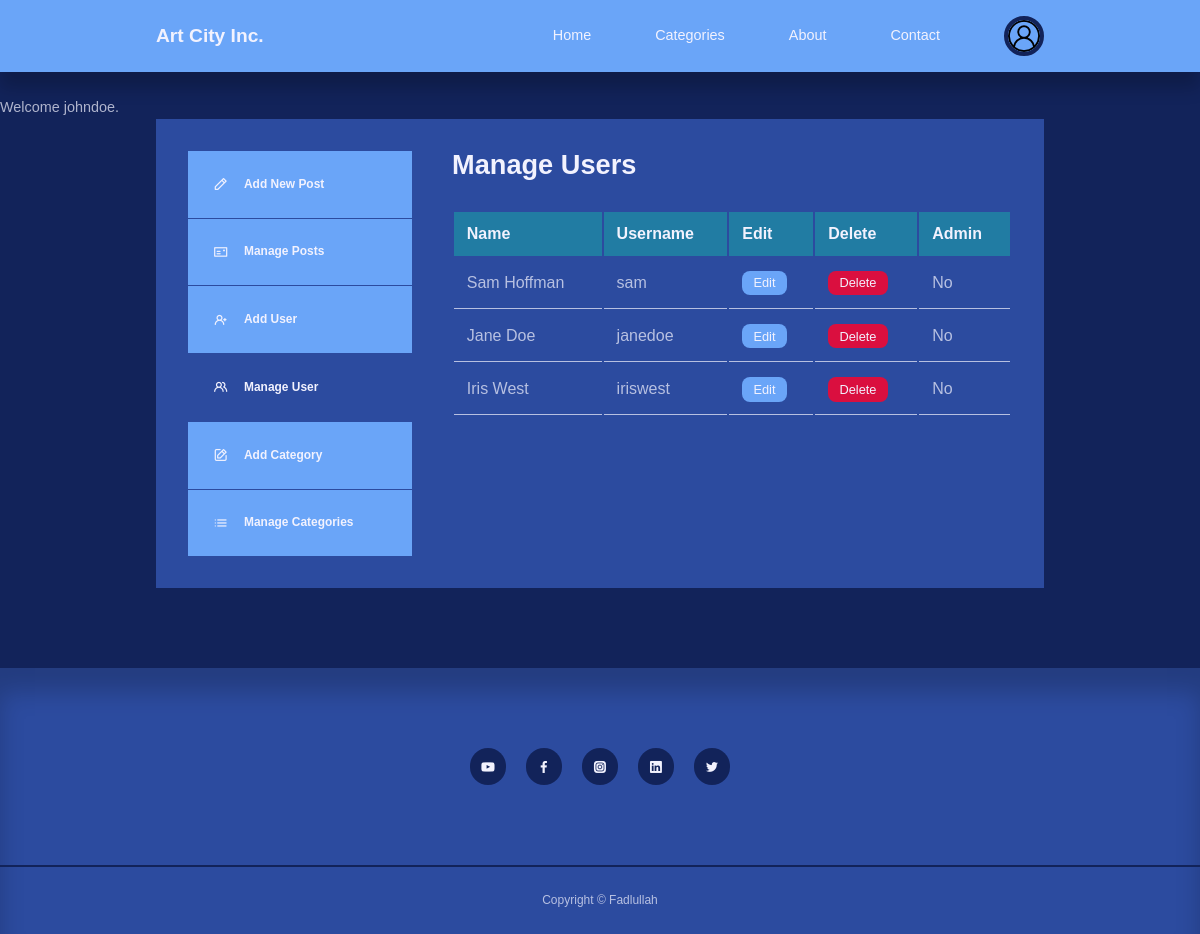
/manage-users.php (signed in), run on the app's committed database.
### tables this page shows
CREATE TABLE `artcityusers` (
  `id` int(11) UNSIGNED NOT NULL,
  `firstname` varchar(25) NOT NULL,
  `lastname` varchar(25) NOT NULL,
  `username` varchar(25) NOT NULL,
  `email` varchar(50) NOT NULL,
  `password` varchar(255) NOT NULL,
  `is_admin` tinyint(1) NOT NULL
);

### manage-users.php (the view, shortened to what this page needs)
<?php
include('header.php');
$current_user = $_SESSION['user_id'];
$query = "SELECT * FROM artcityusers WHERE id != :current_user";
$users = $db->prepare($query);
$users->bindParam(':current_user', $current_user, PDO::PARAM_INT);
$users->execute();
?>
<!DOCTYPE html>
<html lang="en">
<head>
    <link rel="stylesheet" href="main.css?v=<?php echo time(); ?>">
</head>
<body>
    <section class="dashboard">
        <?php if (isset($_SESSION['success'])) :
        ?>
            <div class="error-message">
                <p><?= $_SESSION['success']; ?></p>
            </div>
        <?php endif ?>
        <div class="container dashboard__container">
            <aside>
                <ul>
                    <li>
                        <a href="new-post.php"><i class="uil uil-pen"></i>
                            <h5>Add New Post</h5>
                        </a>
                    </li>
                    <li>
                        <a href="dashboard.php"><i class="uil uil-postcard"></i>
                            <h5>Manage Posts</h5>
                        </a>
                    </li>
                    <?php if (isset($_SESSION['user_is_admin'])) : ?>
                        <li>
                            <a href="add-user.php"><i class="uil uil-user-plus"></i>
                                <h5>Add User</h5>
                            </a>
                        </li>
                        <li>
                            <a href="manage-users.php" class="active"><i class="uil uil-users-alt"></i>
                                <h5>Manage User</h5>
                            </a>
                        </li>
                        <li>
                            <a href="add-category.php"><i class="uil uil-edit"></i>
                                <h5>Add Category</h5>
                            </a>
                        </li>
                        <li>
                            <a href="manage-categories.php"><i class="uil uil-list-ul"></i>
                                <h5>Manage Categories</h5>
                            </a>
                        </li>
                    <?php endif; ?>
                </ul>
            </aside>
            <main>
                <h2>Manage Users</h2>
                <?php if (isset($noUsersMessage)) : ?>
                    <div class="error-message">
                        <p><?= $noUsersMessage; ?></p>
                    </div>
                <?php else : ?>
                    <table>
                        <thead>
                            <tr>
                                <th>Name</th>
                                <th>Username</th>
                                <th>Edit</th>
                                <th>Delete</th>
                                <th>Admin</th>
                            </tr>
                        </thead>
                        <tbody>
                            <?php while ($row = $users->fetch(PDO::FETCH_ASSOC)) : ?>
                                <tr>
                                    <td><?= "{$row['firstname']} {$row['lastname']}" ?></td>
                                    <td><?= $row['username']; ?></td>
                                    <td><a href="edit-user.php?id=<?= $row['id'] ?>" class="btn sm">Edit</a></td>
                                    <td><a href="delete-user.php?id=<?= $row['id'] ?>" class="btn sm danger">Delete</a></td>
                                    <td><?= $row['is_admin'] ? 'Yes' : 'No'; ?></td>
                                </tr>
                            <?php endwhile; ?>
                        </tbody>
                    </table>
                <?php endif; ?>
            </main>
        </div>
    </section>
    <footer>
        <div class="footer__socials">
            <a href="https://youtube.com" target="_blank"><i class="uil uil-youtube"></i></a>
            <a href="https://facebook.com" target="_blank"><i class="uil uil-facebook-f"></i></a>
            <a href="https://instagram.com" target="_blank"><i class="uil uil-instagram-alt"></i></a>
            <a href="https://linkedin.com" target="_blank"><i class="uil uil-linkedin"></i></a>
            <a href="https://twitter.com" target="_blank"><i class="uil uil-twitter"></i></a>
        </div>
        <div class="footer__copyright">
            <small>Copyright &copy; Fadlullah</small>
        </div>
    </footer>
</body>
</html>

### main.css (style rules this page uses)
:root { --color-primary: #6aa5f8; --color-primary-light: hsla(186, 75%, 62%, 0.18); --color-primary-variant: #44b3ee; --color-red: #da0f3f; --color-red-light: hsl(346, 87%, 46%, 15%); --color-green: #03d782; --color-green-light: hsl(156, 100%, 38%, 15%); --color-gray-900: #2c4b9f; --color-gray-700: #217ca3; --color-gray-300: rgba(242, 242, 254, 0.3); --color-gray-200: rgba(242, 242, 254, 0.7); --color-white: #f2f2fe; --color-bg: #12235a; --transition: all 300ms ease; --container-width-lg: 74%; --container-width-md: 88%; --form-width: 40%; --card-border-radius-1: 0.3rem; --card-border-radius-2: 0.5rem; --card-border-radius-3: 0.8rem; --card-border-radius-4: 2rem; --card-border-radius-5: 5rem; }
* { margin: 0; padding: 0; outline: 0; border: 0; list-style: none; text-decoration: none; box-sizing: border-box; }
body { font-family: "Montserrat", sans-serif; line-height: 1.6; color: var(--color-gray-200); overflow-x: hidden; background: var(--color-bg); font-size: 0.9rem; }
.container { width: var(--container-width-lg); max-width: 1800px; margin-inline: auto; }
section { margin-top: 3rem; width: 100vw; }
h1, h2, h3, h4, h5 { color: var(--color-white); line-height: 1.3; }
h2 { font-size: 1.7rem; margin: 1rem 0; }
a { color: var(--color-white); transition: var(--transition); }
footer { background: var(--color-gray-900); padding: 5rem 0 0; box-shadow: inset 0 1.5rem 1.5rem rgba(0, 0, 0, 0.2); }
.footer__socials { margin-inline: auto; width: fit-content; margin-bottom: 5rem; display: flex; justify-content: space-between; align-items: center; gap: 1.2rem; }
.footer__socials a { background: var(--color-bg); border-radius: 50%; width: 2.3rem; height: 2.3rem; display: flex; align-items: center; justify-content: center; }
.footer__copyright { text-align: center; padding: 1.5rem 0; border-top: 2px solid var(--color-bg); margin-top: 4rem; }
.btn { display: inline-block; width: fit-content; padding: 0.6rem 1.2rem; background-color: var(--color-primary); border-radius: var(--card-border-radius-2); cursor: pointer; transition: var(--transition); color: var(--color-white); }
.btn.sm { padding: 0.3rem 0.7rem; font-size: 0.8rem; }
.btn.danger { background: var(--color-red); }
.dashboard { margin-top: 6rem; }
.dashboard__container { display: grid; grid-template-columns: 14rem auto; gap: 1rem; background: var(--color-gray-900); padding: 2rem; margin-bottom: 5rem; }
.dashboard aside a { background-color: var(--color-primary); display: flex; gap: 1rem; align-items: center; padding: 1.6rem; }
.dashboard aside ul li:not(:last-child) a { border-bottom: 1px solid var(--color-gray-900); }
.dashboard aside a.active { background-color: var(--color-gray-900); }
.dashboard main { margin-left: 1.5rem; }
.dashboard main h2 { margin: 0 0 2rem 0; line-height: 1; }
.dashboard main table { width: 100%; text-align: left; }
.dashboard main table th { background: var(--color-gray-700); padding: 0.8rem; color: var(--color-white); }
.dashboard main table td { padding: 0.8rem; border-bottom: 1px solid var(--color-gray-200); }

### data on the page
artcityusers: firstname "Sam", lastname "Hoffman", username "sam", is_admin "No"
artcityusers: firstname "Jane", lastname "Doe", username "janedoe", is_admin "No"
artcityusers: firstname "Iris", lastname "West", username "iriswest", is_admin "No"

### other printed values
$_SESSION['success'] "Welcome johndoe."
